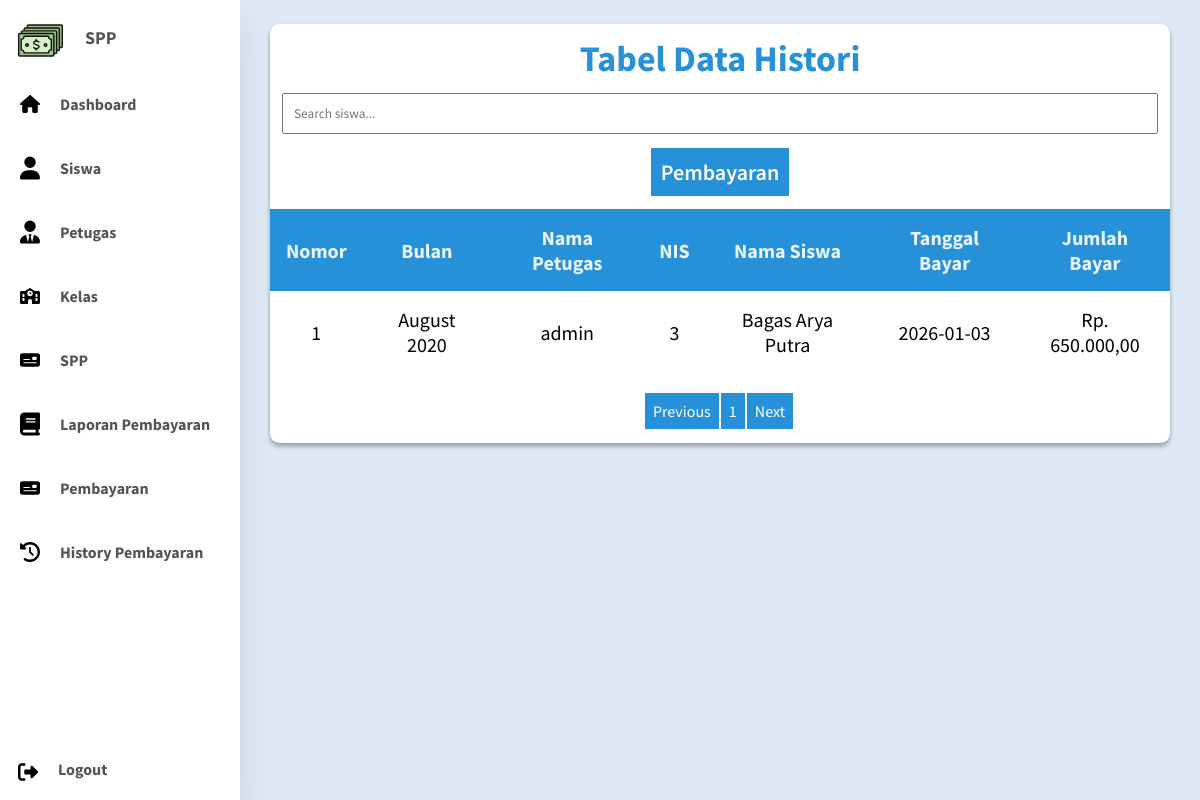
Screenshot of /Aplikasi/login/dashboard.php?page=histori (signed in) with the database file from the repository.
### tables this page shows
CREATE TABLE `pembayaran` (
  `id_bayar` int(5) NOT NULL,
  `nis` int(5) NOT NULL,
  `id_kelas` int(5) NOT NULL,
  `id_petugas` int(5) DEFAULT NULL,
  `jatuh_tempo` date DEFAULT NULL,
  `tanggal_bayar` date DEFAULT NULL,
  `bulan` varchar(25) DEFAULT NULL,
  `nominal` int(15) DEFAULT NULL,
  `keterangan` varchar(15) DEFAULT NULL
);

CREATE TABLE `petugas` (
  `id_petugas` int(5) NOT NULL,
  `nama_petugas` varchar(64) NOT NULL,
  `telepon` varchar(15) NOT NULL,
  `alamat` varchar(50) NOT NULL,
  `password` varchar(64) DEFAULT NULL,
  `level_user` varchar(10) DEFAULT NULL
);

CREATE TABLE `siswa` (
  `nis` int(5) NOT NULL,
  `id_spp` int(5) NOT NULL,
  `id_kelas` int(5) NOT NULL,
  `nama_siswa` varchar(64) NOT NULL,
  `password` varchar(64) NOT NULL,
  `jenis_kelamin` varchar(25) NOT NULL,
  `telepon` varchar(15) NOT NULL,
  `alamat` text NOT NULL,
  `jatuh_tempo` date DEFAULT NULL
);

### Aplikasi/template/function.php (called while the page is built, shortened)
<?php
function rupiah($angka){
	$hasil = "Rp. ". number_format($angka, 2, ',', '.');
	return $hasil;
}
?>

### Aplikasi/sistem/histori.php (the view, shortened to what this page needs)
<?php
if (@$_SESSION['level_user'] == 'petugas' || @$_SESSION['level_user'] == 'admin') {
?>
    <main class="table">
        <form action="" method="post">
            <form action="" method="post">
                <section class="table-header">
                    <h1>Tabel Data Histori</h1>
                    <input type="text" name="cari" id="searchhistori" placeholder="Search siswa...">
                <section class="content-header">
                    <a href="dashboard.php?page=pembayaran" class="tombol-header">Pembayaran</a>
                </section>
            </section>
            <section class="table-body">
                <table id="tablehistori">
                    <thead>
                        <tr>
                            <th>Nomor</th>
                            <th>Bulan</th>
                            <th>Nama Petugas</th>
                            <th>NIS</th>
                            <th>Nama Siswa</th>
                            <th>Tanggal Bayar</th>
                            <th>Jumlah Bayar</th>
                        </tr>
                    </thead>
                    <tbody>
                        <?php
                        $batas = 6;
                        $halaman = isset($_GET['hal']) ? (int)$_GET['hal'] : 1;
                        $halaman_awal = ($halaman > 1) ? ($halaman * $batas) - $batas : 0;
                        $previous = $halaman - 1;
                        $next = $halaman + 1;
                        $data = mysqli_query($koneksi, "SELECT * FROM pembayaran JOIN petugas USING (id_petugas)");
                        $jumlah_data = mysqli_num_rows($data);
                        $total_halaman = ceil($jumlah_data / $batas);
                        $query = "SELECT * FROM pembayaran JOIN siswa USING (nis) JOIN petugas USING (id_petugas) ORDER BY tanggal_bayar DESC LIMIT $halaman_awal, $batas";
                        $hasil = mysqli_query($koneksi, $query);
                        $no = 1;
                        foreach ($hasil as $row) :
                        ?>
                            <tr>
                                <td data-label=""><?php echo $no ?></td>
                                <td data-label=""><?php echo $row['bulan']; ?></td>
                                <td data-label=""><?php echo $row['nama_petugas']; ?></td>
                                <td data-label=""><?php echo $row['nis']; ?></td>
                                <td data-label=""><?php echo $row['nama_siswa']; ?></td>
                                <td data-label=""><?php echo $row['tanggal_bayar']; ?></td>
                                <td data-label=""><?php echo rupiah($row['nominal'], 2, ',', '.') ?></td>
                            </tr>
                        <?php
                            $no++;
                        endforeach;
                        ?>
                    </tbody>
                </table>
            </section>
        </form>
        <center>
            <div class="paging">
                <a <?php if ($halaman > 1) {
                        echo "href='?page=histori&hal=$previous'";
                    } ?>>Previous</a>
                <?php
                for ($x = 1; $x <= $total_halaman; $x++) {
                ?>
                    <a href="?page=histori&hal=<?php echo $x ?>"><?php echo $x; ?></a>
                <?php
                }
                ?>
                <a <?php if ($halaman < $total_halaman) {
                        echo "href='?page=histori&hal=$next'";
                    } ?>>Next</a>
            </div>
        </center>
    </main>
<?php
} else if (@$_SESSION['level_user'] == 'siswa') {
?>
    <main class="table">
        <form action="" method="post">
            <form action="" method="post">
                <section class="table-header">
                    <h1>Tabel Data Histori Siswa <?= $_SESSION['nama_siswa'];?></h1>
                    <input type="text" name="cari" placeholder="Search histori...">
                    <span></span>
            </form>
                </section>
            <section class="table-body">
                <table>
                    <thead>
                        <tr>
                            <th>Nomor</th>
                            <th>Bulan</th>
                            <th>Nama Petugas</th>
                            <th>NIS</th>
                            <th>Nama Siswa</th>
                            <th>Tanggal Bayar</th>
                            <th>Jumlah Bayar</th>
                        </tr>
                    </thead>
                    <tbody>
                        <?php
                        $nis = $_SESSION['username'];
                        $batas = 6;
                        $halaman = isset($_GET['semester']) ? (int)$_GET['semester'] : 1;
                        $halaman_awal = ($halaman > 1) ? ($halaman * $batas) - $batas : 0;
                        $previous = $halaman - 1;
                        $next = $halaman + 1;
                        $data = mysqli_query($koneksi, "SELECT * FROM pembayaran JOIN petugas USING (id_petugas) WHERE nis='$nis'");
                        $jumlah_data = mysqli_num_rows($data);
                        $total_halaman = ceil($jumlah_data / $batas);
                        $query = "SELECT * FROM pembayaran JOIN siswa USING (nis) JOIN petugas USING (id_petugas) WHERE nis='$nis' ORDER BY keterangan ASC LIMIT $halaman_awal, $batas";
                        $hasil = mysqli_query($koneksi, $query);
                        $no = 1;
                        foreach ($hasil as $row) :
                        ?>
                            <tr>
                                <td data-label=""><?php echo $no ?></td>
                                <td data-label=""><?php echo $row['bulan']; ?></td>
                                <td data-label=""><?php echo $row['nama_petugas']; ?></td>
                                <td data-label=""><?php echo $row['nis']; ?></td>
                                <td data-label=""><?php echo $row['nama_siswa']; ?></td>
                                <td data-label=""><?php echo $row['tanggal_bayar']; ?></td>
                                <td data-label=""><?php echo rupiah($row['nominal']) ?></td>
                                <!--<td data-label="" class="print">
                            <a href="" class="print"><img src="../../images/plus-solid.svg" alt="Insert Button"></a>
                            <a href=""><img src="../../images/pen-to-square-solid.svg" alt="Edit Button"></a>
                            <a href=""><img src="../../images/trash-solid.svg" alt="Delete Button"></a>
                        </td> -->
                            </tr>
                        <?php
                            $no++;
                        endforeach;
                        ?>
                    </tbody>
                </table>
            </section>
        </form>
        <center>
            <div class="paging">
                <a <?php if ($halaman > 1) {
                        echo "href='?page=histori&semester=$previous'";
                    } ?>>Previous</a>
                <?php
                for ($x = 1; $x <= $total_halaman; $x++) {
                ?>
                    <a href="?page=histori&semester=<?php echo $x ?>"><?php echo $x; ?></a>
                <?php
                }
                ?>
                <a <?php if ($halaman < $total_halaman) {
                        echo "href='?page=histori&semester=$next'";
                    } ?>>Next</a>
            </div>
        </center>
    </main>
<?php
}
?>

### Aplikasi/index.css (style rules this page uses)
* { margin: 0; padding: 0; box-sizing: border-box; text-decoration: none; font-family: "Source Sans Pro", sans-serif; }
body { background: #dfe9f5; min-height: 100vh; display: flex; justify-content: center; }
main.table { background-color: #fff; box-shadow: 0 0.2rem 0.3rem #0005; border-radius: 0.8rem; margin: 2% 0 2% 20%; width: 75%; height: 100%; background-color: #fff; border-radius: 0.6rem; }
table { width: 100%; }
thead th { position: sticky; top: 0; left: 0; background-color: #2691d9; color: #e9f4fb; }
table, td, th { border-collapse: collapse; padding: 1rem; text-align: center; font-size: 20px; }
.table-header { width: 100%; height: 5%; padding: 12px; font-size: 24px; text-align: center; color: #2691d9; }
.table-header input[type="text"] { padding: 10px; margin: 12px 12px 12px 0; width: 100%; }
.content-header { padding: 10px; }
.tombol-header { padding: 10px; background: #2691d9; color: #fff; font-size: 22px; font-weight: 600; }
.table-body { border-radius: 0.6rem; }
.paging { padding: 20px 0 10px 0; display: inline-block; }
.paging a { color: #fff; float: left; padding: 8px; border-right: 2px solid #fff; background-color: #2691d9; }

### rows the page displays
pembayaran: bulan "August 2020", id_petugas.nama_petugas "admin", nis "3", nis.nama_siswa "Bagas Arya Putra", tanggal_bayar "2026-01-03", nominal "Rp. 650.000,00"
